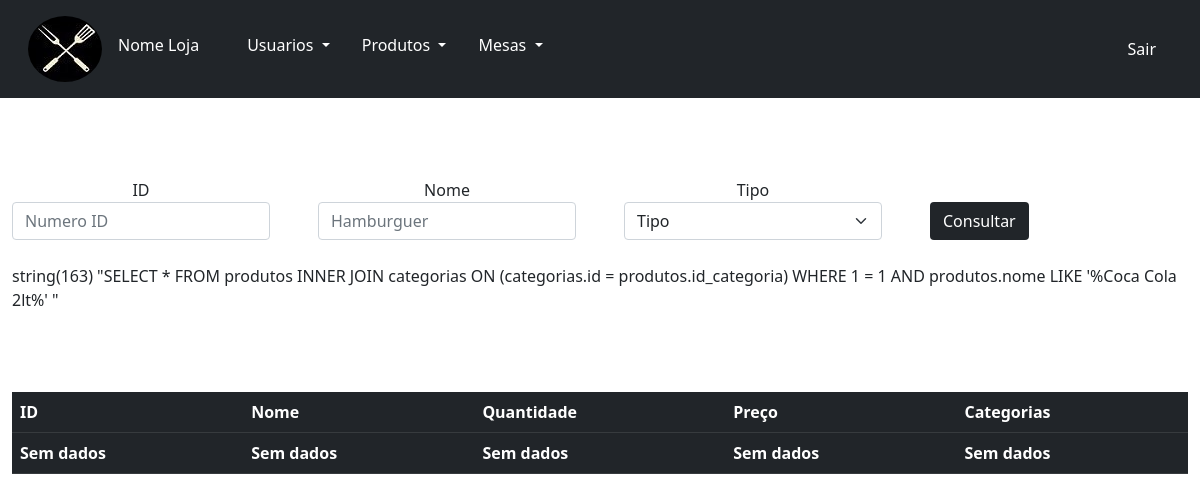
The page /listarProdutos.php?vName=Coca Cola 2lt on the database as committed earlier.
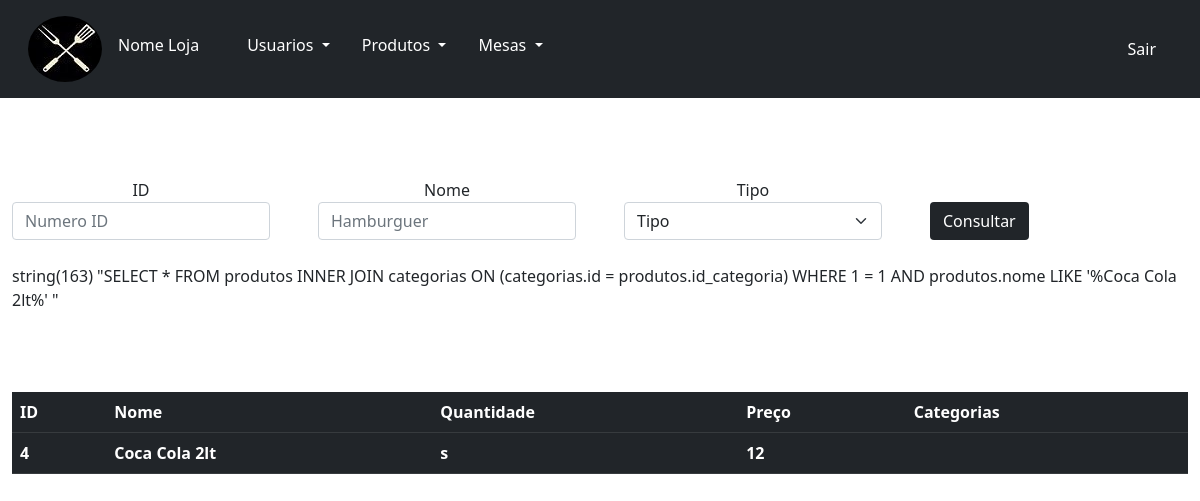
The same page on the database as committed later.
### tables this page shows
CREATE TABLE `produtos` (
  `id` int(11) UNSIGNED NOT NULL COMMENT 'ID do produto ',
  `nome` varchar(30) DEFAULT NULL COMMENT 'Nome do produto',
  `qtd` char(1) DEFAULT NULL COMMENT 'Disponibilidade do produto sendo "S" para disponível "N" para indisponível',
  `descricao` text DEFAULT NULL COMMENT 'Breve descrição do produto',
  `preco` int(10) UNSIGNED NOT NULL COMMENT 'Preço do produto',
  `id_categoria` int(10) UNSIGNED NOT NULL COMMENT 'ID da categoria do produto',
  `imagem` varchar(100) NOT NULL
);

CREATE TABLE `categorias` (
  `id` int(10) UNSIGNED NOT NULL COMMENT 'ID da categoria',
  `nome_categoria` varchar(30) DEFAULT NULL COMMENT 'Nome da categoria'
);

### listarProdutos.php (the view, shortened to what this page needs)
<!doctype html>
<html lang="pt-br">
  <head>
    <link href="https://cdn.jsdelivr.net/npm/bootstrap@5.0.2/dist/css/bootstrap.min.css" rel="stylesheet">
  </head>
  <body style="height: 655px;">
    <nav class="p-3 mb-2 bg-dark text-white navbar navbar-expand-lg navbar-light bg-light">
        <div class="container-fluid">
            <img class="rounded-circle" src="../img/logo2.0.jpeg" alt="logo da loja">
          <div class="collapse navbar-collapse" id="navbarSupportedContent">
            <ul class="navbar-nav me-auto mb-2 mb-lg-0">
              <li class="nav-item">
                <a class="p-3 mb-2 bg-dark text-white nav-link active" aria-current="page" href="administrativo.html">Nome Loja</a>
              </li>
              <li class="nav-item">
                <a class="nav-link" href="#"></a>
              </li>
              <li class="nav-item dropdown">
                <a class="p-3 mb-2 bg-dark text-white nav-link dropdown-toggle" href="#" id="navbarDropdown" role="button" data-bs-toggle="dropdown" aria-expanded="false">
                  Usuarios
                </a>
              </li>
              <li class="nav-item dropdown">
                <a class="p-3 mb-2 bg-dark text-white nav-link dropdown-toggle" href="#" id="navbarDropdown" role="button" data-bs-toggle="dropdown" aria-expanded="false">
                  Produtos
                </a>
              </li>
              <li class="nav-item dropdown">
                <a class="p-3 mb-2 bg-dark text-white nav-link dropdown-toggle" href="#" id="navbarDropdown" role="button" data-bs-toggle="dropdown" aria-expanded="false">
                Mesas
                </a>
              </li>
            </ul>
            <ul class="nav">
                <li class="nav-item">
                    <a class="text-white nav-link " href="sair.php" tabindex="-1" >Sair</a>
                  </li>
            </ul>
          </div>
        </div>
      </nav>
<br><br><br>
<form action="#" method="GET">
        <div class="container-fluid d-flex justify-content-center">
            <div class="row gx-5">
                  <div class="col-3 text-center">
                      <label for="iId">ID</label>
                      <input class="form-control " type="text" name="vId" id="iId" placeholder="Numero ID">
                  </div>
                  <div class="col-3 text-center">
                      <label for="iName">Nome</label>
                      <input class="form-control " type="text" name="vName" id="iName" placeholder="Hamburguer">
                  </div>
                  <div class="col-3 text-center">
                      <label for="iTipo">Tipo</label>
                      <select class="form-select" name="vTipo" id="iTipo">
                        <option value="">Tipo</option>
                      </select>
                  </div>
                  <div class="col-3 p-4">
                      <button class="btn bg-dark text-white " href="">Consultar</button>
                  </div>
            <div class="table-responsive">
            <table class='table table-dark' style="margin-top:10vh;">
        <tr>
            <th>ID</th>
            <th>Nome</th>
            <th>Quantidade</th>
            <th>Preço</th>
            <th>Categorias</th>
        </tr>
<?php
$whereId = "";
$whereName = "";
$whereTipo = "";
if(isset($_GET['vName']) or isset($_GET['vId'])){
        include 'php/conexao.php';
      if ($_GET['vName'] != "")  {
          $whereName = " AND produtos.nome LIKE '%".$_GET['vName']."%' ";
      }
      $sql = "SELECT * FROM produtos
      INNER JOIN categorias
      ON (categorias.id = produtos.id_categoria)
      WHERE 1 = 1 "
      .$whereId
      .$whereName
      .$whereTipo;
      var_dump($sql);
        $result = mysqli_query($conn, $sql);
        if(mysqli_num_rows($result) > 0){
            $array = [];
            while($row = mysqli_fetch_array($result,MYSQLI_ASSOC)){
            array_push($array,$row);
            }
            foreach($array as $row){
            echo "<tr>
                    <th>". $row['id'] ."</th>
                    <th>". $row['nome'] ."</th>
                    <th>". $row['qtd'] ."</th>
                    <th>". $row['preco'] ."</th>
                    <th>". $tipo ."</th>
                </tr>";
            }
        }else{
            echo "
            <tr>
                <th>Sem dados</th>
                <th>Sem dados</th>
                <th>Sem dados</th>
                <th>Sem dados</th>
                <th>Sem dados</th>
            </tr>";
        }
    }
?>
</table>
            </div>
        </div>
</body>
</html>

Rows that differ between the two databases and show on the page:
added produtos: id_categoria "4", nome "Coca Cola 2lt", qtd "s", preco "12"
Other text that changed with them:
text no longer shown: "Sem dados Sem dados Sem dados Sem dados Sem dados"
